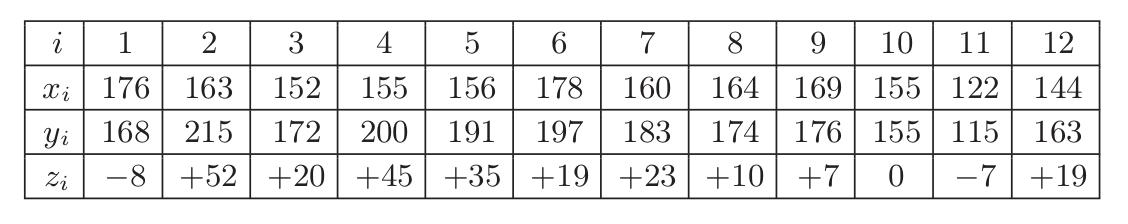
#> input picture Lecture 3_ binary images/table_0.png, 1128 x 224 px
$ jupyter execute lecture3_solution1_remove_table.ipynb   (shell and % lines are left out)
#> lines starting #> are read from the running program, lines starting #| are printed output that depends on the picture
[cell 1]
import warnings
warnings.filterwarnings('ignore')

## Imports

[cell 2]
import numpy as np
import matplotlib.pyplot as plt

import cv2
from skimage import io

[cell 3]
def plot_img(img, cmap='gray'):
    plt.figure(figsize=(14,5))
    plt.imshow(img, cmap=cmap)
    plt.axis('off')
    plt.show()

## Image

[cell 4]
img_orig = np.int16(io.imread('table_0.png'))
img = np.float32(cv2.imread('table_0.png', 0))
#> img: shape (224, 1128) float32; min 32, max 255, mean 234.4

plot_img(img)
#> the sliders are set to kernel_size = 30

## Morphological closing to find the table

[cell 5]
from ipywidgets import IntSlider, interact

[cell 6]
sld = IntSlider(value=30, min=0, max=60, step=1, continuous_update=False)


def vary_kernel_size(kernel_size=120):
#> called with kernel_size = 30
    kernel1 = np.ones((1, kernel_size), dtype='uint8')
    kernel2 = np.ones((kernel_size, 1), dtype='uint8')

    a1 = cv2.morphologyEx(img, cv2.MORPH_CLOSE, kernel1)
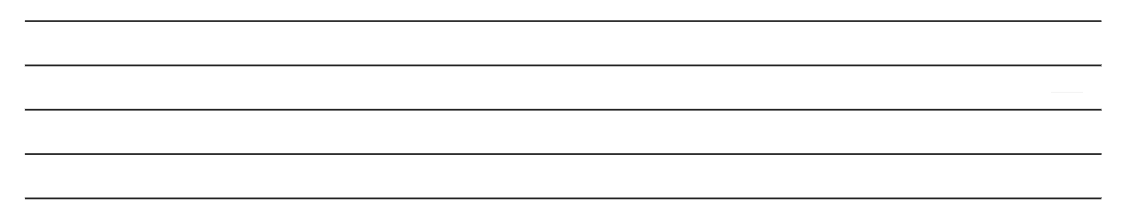
#> a1: shape (224, 1128) float32; min 32, max 255, mean 246.8
    a2 = cv2.morphologyEx(img, cv2.MORPH_CLOSE, kernel2)
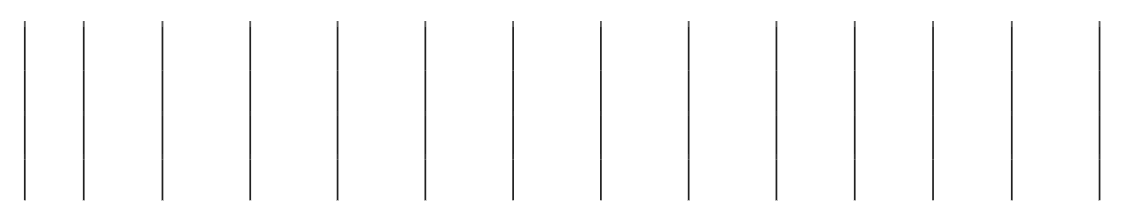
#> a2: shape (224, 1128) float32; min 32, max 255, mean 251.2

    a3 = np.min([a1, a2], axis=0)
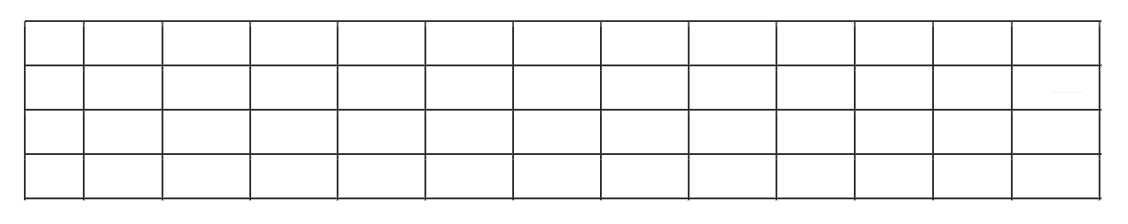
#> a3: shape (224, 1128) float32; min 32, max 255, mean 243.2

    plot_img(a3)

[cell 7]
interact(vary_kernel_size, kernel_size=sld);

[cell 8]
def get_table_only(img, kernel_size=30):
    kernel1 = np.ones((1, kernel_size), dtype='uint8')
    kernel2 = np.ones((kernel_size, 1), dtype='uint8')

    a1 = cv2.morphologyEx(img, cv2.MORPH_CLOSE, kernel1)
    a2 = cv2.morphologyEx(img, cv2.MORPH_CLOSE, kernel2)

    a3 = np.min([a1, a2], axis=0)

    return a3


img_table = get_table_only(img)

## Inverse subtraction

[cell 9]
def inverse_img(img):
    return np.int16(255 - img)
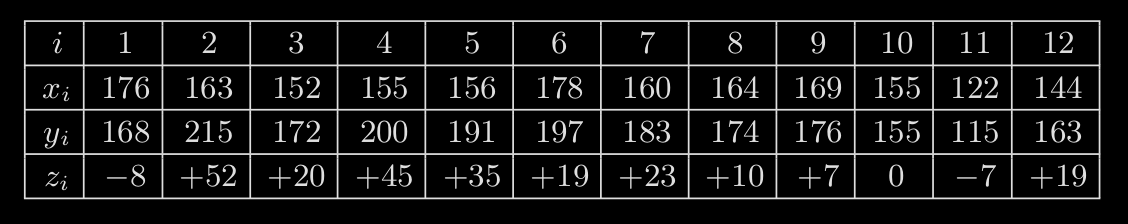
#> returned value: shape (224, 1128) int16; min 0, max 223, mean 20.6


a4 = inverse_img(img)
a5 = inverse_img(img_table)
#> in inverse_img (call 2), `return np.int16(255 - img)`:
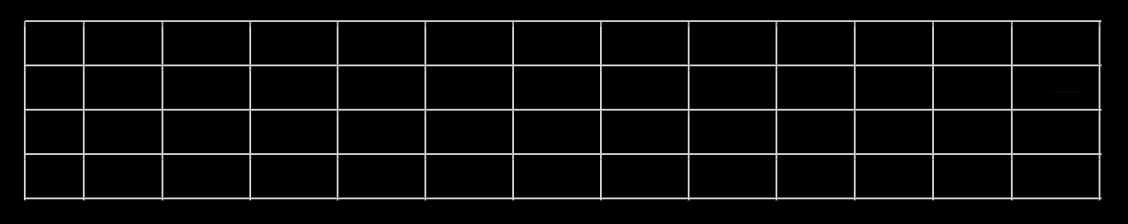
#> returned value: shape (224, 1128) int16; min 0, max 223, mean 11.8
a6 = inverse_img(np.clip(a4 - a5, 0, None))
#> in inverse_img (call 3), `return np.int16(255 - img)`:
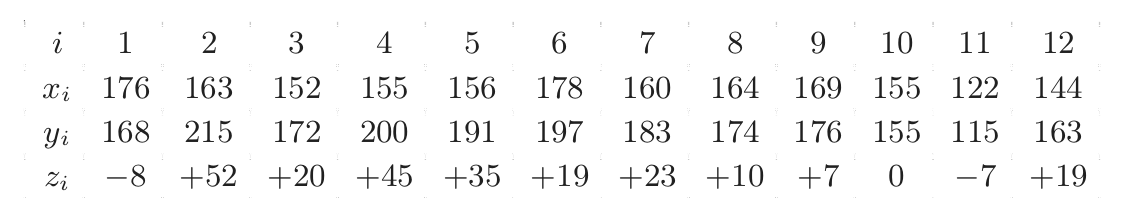
#> returned value: shape (224, 1128) int16; min 32, max 255, mean 246.2

plot_img(a6)

[cell 10]
def subtract_table(img, img_table):
    a4 = inverse_img(img)
    a5 = inverse_img(img_table)
    a6 = inverse_img(np.clip(a4 - a5, 0, None))
    return a6

[cell 11]
def remove_table_pipeline(img):
    return subtract_table(img, get_table_only(img))

[cell 12]
res = remove_table_pipeline(img)

[cell 13]
plot_img(res)
